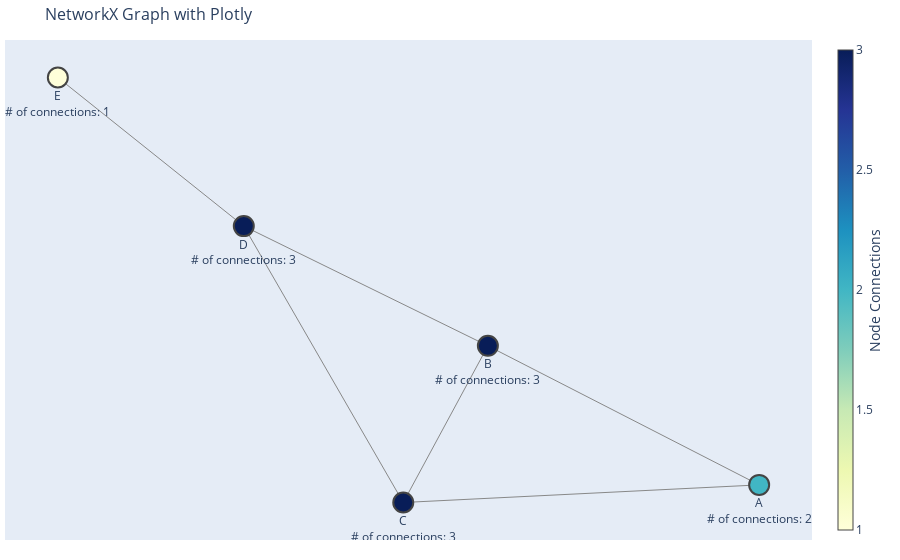

This figure's notebook cell:
### Code cell
fig = go.Figure(data=[edge_trace, node_trace],
                layout=go.Layout(
                    title='NetworkX Graph with Plotly',
                    titlefont_size=16,
                    showlegend=False,
                    hovermode='closest',
                    margin=dict(b=20,l=5,r=5,t=40),
                    annotations=[ dict(
                        text="",
                        showarrow=False,
                        xref="paper", yref="paper") ],
                    xaxis=dict(showgrid=False, zeroline=False, showticklabels=False),
                    yaxis=dict(showgrid=False, zeroline=False, showticklabels=False))
                )

fig.show()

### Figure 1 — Plotly figure (JSON) as saved in the notebook; plotly's stock layout.template omitted (floating-point values rounded to 4 significant figures)
{"data": [{"hoverinfo": "none", "line": {"color": "#888", "width": 1}, "mode": "lines", "type": "scatter", "x": [1, 0.2644, null, 1, 0.03488, null, 0.2644, 0.03488, null, 0.2644, -0.3975, null, 0.03488, -0.3975, null, -0.3975, -0.9018, null], "y": [-0.4506, -0.05282, null, -0.4506, -0.501, null, -0.05282, -0.501, null, -0.05282, 0.2896, null, -0.501, 0.2896, null, 0.2896, 0.7147, null]}, {"hoverinfo": "text", "marker": {"color": [2, 3, 3, 3, 1], "colorbar": {"thickness": 15, "title": {"side": "right", "text": "Node Connections"}, "xanchor": "left"}, "colorscale": [[0, "rgb(255,255,217)"], [0.125, "rgb(237,248,177)"], [0.25, "rgb(199,233,180)"], [0.375, "rgb(127,205,187)"], [0.5, "rgb(65,182,196)"], [0.625, "rgb(29,145,192)"], [0.75, "rgb(34,94,168)"], [0.875, "rgb(37,52,148)"], [1, "rgb(8,29,88)"]], "line": {"width": 2}, "showscale": true, "size": 20}, "mode": "markers+text", "text": ["A<br># of connections: 2", "B<br># of connections: 3", "C<br># of connections: 3", "D<br># of connections: 3", "E<br># of connections: 1"], "textposition": "bottom center", "type": "scatter", "x": [1, 0.2644, 0.03488, -0.3975, -0.9018], "y": [-0.4506, -0.05282, -0.501, 0.2896, 0.7147]}], "layout": {"annotations": [{"showarrow": false, "text": "", "xref": "paper", "yref": "paper"}], "hovermode": "closest", "margin": {"b": 20, "l": 5, "r": 5, "t": 40}, "showlegend": false, "title": {"font": {"size": 16}, "text": "NetworkX Graph with Plotly"}, "xaxis": {"showgrid": false, "showticklabels": false, "zeroline": false}, "yaxis": {"showgrid": false, "showticklabels": false, "zeroline": false}}}
